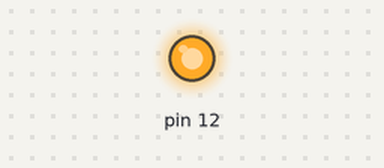
A program run on a simulated Raspberry Pi (header pin numbers). On the bench: output pins drawn as LEDs (lit = HIGH). Files the program writes start out absent. At 0.0 s the program stops and its outputs stay as they are.

Above: at 0.1 s.
Timing chart, 0 to 1.5 s (numbered marks = the images above):
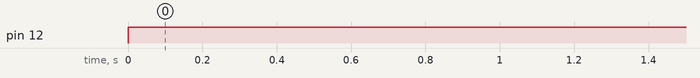

The program:

ledon.py
```python
import RPi.GPIO as GPIO
import time,sys

def blink(times, delay):
    GPIO.setmode(GPIO.BOARD)
    GPIO.setup(12, GPIO.OUT)

    # while times>0:
    #    if 0==times%2:
    GPIO.output(12, GPIO.HIGH) #or output(11, GPIO.True)
     #   else:
      #      GPIO.output(12, GPIO.LOW)
       # time.sleep(delay)
        #times-=1
    # return

    f = open('./data/k.txt','w')
    f.write("1")
    #print >>f, "0"
    f.close()


    exit()

if __name__ == '__main__':
    blink(20, 1)
```

Measured:
- by itself, pin 12: LOW → HIGH at 0.00 s
